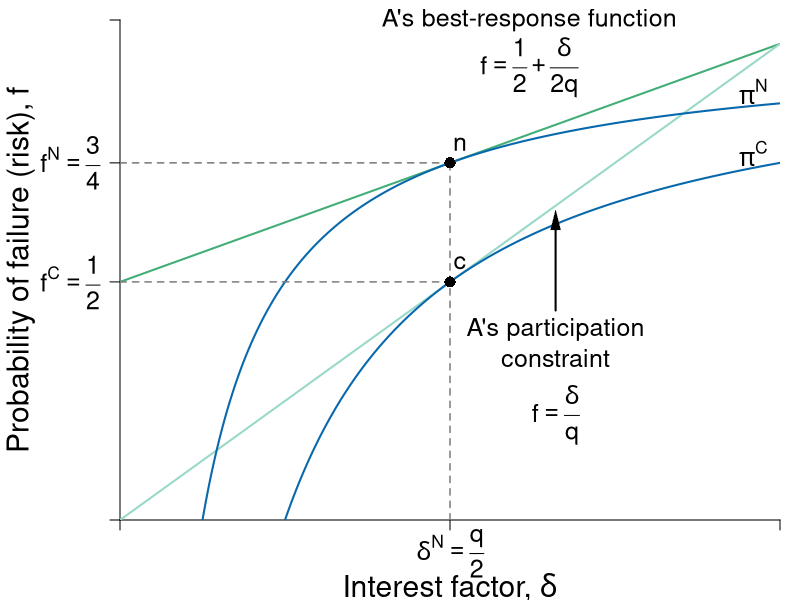

Write the R code that produced this figure.
#Graph Designer: Simon Halliday, Scott Cohn, Harriet Brookes-Gray
#Authors: Bowles and Halliday
#Title: Coordination, Conflict and Competition: A Text in Microeconomics

library(shape)
pdf(file = "credit/credit_comparison.pdf", width = 8, height = 6)

#Set parameters for graphics
pointsize <- 1.8
axislabelsize <- 1.8
labelsize <- 1.5
namesize <- 1.8
annotatesize <- 1.5
graphlinewidth <- 2
segmentlinewidth <- 1.5

COL <- c("#7fc97f", "#beaed4", "#fdc086", "#ffff99", "#386cb0", "#f0027f", "#bf5b17", "#666666")
COLA <- c("#e0f3db", "#99d8c9","#66c2a4","#41ae76", "#238b45", "#005824")
COLB <- c("#c6dbef", "#4eb3d3", "#2b8cbe", "#0868ac","#084081")
COLC <- c("#fcfbfd", "#efedf5", "#dadaeb", "#bcbddc", "#9e9ac8", "#807dba", "#6a51a3", "#54278f", "#3f007d")
grays <- gray.colors(25, start = 1, end = 0)

#Edited the margins to cater for the larger LHS labels
par(mar =  c(4, 6, 1, 1))

brfFn <- function(delta, q = 1) {
  .5 + (delta / (2 * q)) 
}

PCFn <- function(delta, q = 1) {
  delta/q
}

isoreturnFn <- function(delta, pi=0.125) {
  1 - (pi)/delta
}


yFn <- function(d1, f1, q = 1){
  q*f1*(1 - f1) - d1*(1 - f1)
}

profitFn <- function(d1, q = 1){
  d1/2 - (1/(2*q))*(d1)^2
}

ylow <- function(delta, q = 1, ybar = 0.0625){
  (-sqrt(delta^2 - 2*delta*q + q^2 - 4*q*ybar) + delta + q)/(2*q)
}

yhigh <- function(delta, q = 1, ybar = 0.0625){
  (sqrt(delta^2 - 2*delta*q + q^2 - 4*q*ybar) + delta + q)/(2*q)
}

xlims <- c(0, 1)
ylims <- c(0, 1.05)

npts <- 501 
d1 <- seq(xlims[1], xlims[2], length.out = npts)
f1 <- seq(ylims[1], ylims[2], length.out = npts) 
a <- c(0.0625)

plot(0, 0, xlim = xlims, ylim = ylims, type = "n",
     xlab = expression(paste("")),
     ylab = expression(paste("")), 
     xaxt = "n", 
     yaxt = "n", 
     cex.lab = axislabelsize, 
     bty = "n", 
     xaxs = "i", 
     yaxs = "i"
)


ticksy <- c(ylims[1], 0.5, brfFn(delta = 0.5), ylims[2])
ylabels <- c(NA, expression(paste(f^{C} == frac(1,2))),expression(paste(f^{N} == frac(3,4))), NA)
ticksx <- c(xlims[1], 0.5, xlims[2])
xlabels <- c(NA, NA, NA)

axis(1, at = ticksx, pos = 0, labels = xlabels, cex.axis = labelsize)
axis(2, at = ticksy, pos = 0, labels = ylabels, las = 1, cex.axis = labelsize)

text(0.5, -0.07, expression(paste(delta^{N} == frac(q,2))), xpd = TRUE, cex = labelsize) 

npts <- 503 
xx1 <- seq(xlims[1], xlims[2], length.out = npts)
xx2 <- seq(0, 1, length.out = npts)
xx3 <- seq(0.01, xlims[2], length.out = npts)

#xpoly1 <- seq(from = 0.168, to = 0.5, length.out = 500)
#ypoly1 <- ylow(xpoly1)
#ypoly2 <- isoreturnFn(xpoly1)
#polygon(x = c(xpoly1, rev(xpoly1)), y = c(ypoly1, rev(ypoly2)), col = COL[4], density = NULL, border = NA)


#Draw the graphs
lines(xx1, brfFn(xx1), col = COLA[4], lwd = graphlinewidth)
lines(xx1, PCFn(xx1), col = COLA[2], lwd = graphlinewidth)
lines(xx1, isoreturnFn(xx1), col = COLB[4], lwd = graphlinewidth)
lines(xx1, isoreturnFn(xx1, pi = 0.25), col = COLB[4], lwd = graphlinewidth)



#Axis labels
mtext(expression(paste("Interest factor, ", delta)), side = 1, line = 3.3, cex = axislabelsize)
text(-0.15, 0.5*(ylims[2]), expression(paste("Probability of failure (risk), ", f)), xpd = TRUE, cex = axislabelsize, srt = 90) 


#contour(d1, f1,
        # outer(d1, f1, yFn),
        # drawlabels = FALSE,
        # col = COLA[3],
        # lwd = graphlinewidth,
        # levels = a,
        # xaxs = "i",
        # yaxs = "i",
        # add = TRUE)


segments(0.5, 0, 0.5, brfFn(delta = 0.5), lty = 2, col = grays[20] , lwd = segmentlinewidth)
segments(0, brfFn(delta = 0.5), 0.5, brfFn(delta = 0.5), lty = 2, col = grays[20] , lwd = segmentlinewidth)
segments(0, 0.5, 0.5, 0.5, lty = 2, col = grays[20] , lwd = segmentlinewidth)

#Annotate points (4,4),(2,8),(8,2) on feasibility frontier
text(0.5 + 0.015, isoreturnFn(0.5) + 0.04, expression(paste(n)), cex = labelsize)
points(0.5, isoreturnFn(0.5), pch = 16, col = "black", cex = 1.5)
points(0.5, 0.5, pch = 16, col = "black", cex = 1.5)
text(0.5 + 0.015, 0.5 + 0.04, expression(paste(c)), cex = labelsize)


#text(0.375 + 0.02, 0.6 + 0.03, expression(paste(b)), cex = labelsize)
#points(0.375, 0.6, pch = 16, col = "black", cex = 1.5)

#text(0.2, 0.87, expression(paste(y == y^{N})), cex = labelsize)

text(0.62, 1.05, expression(paste("A's best-response function")), cex = labelsize, xpd = TRUE)
text(0.62, 0.95, expression(paste(f == frac(1,2) + frac(delta, 2*q))), cex = labelsize)

text(0.66, 0.4, expression(paste("A's participation")), cex = labelsize)
text(0.66, 0.34, expression(paste("constraint")), cex = labelsize)
text(0.66, 0.22, expression(paste(f == frac(delta, q))), cex = labelsize)
Arrows(0.66, 0.44, 0.66, 0.63, col = "black", lty = 1, lwd = 2, arr.type = "triangle", arr.lwd = 0.5)


#text(0.87, 0.6, expression(paste("P's isoprofit curve")), cex = labelsize, xpd = TRUE)
text(0.96, 0.9, expression(paste(pi^{N})), cex = labelsize, xpd = TRUE)
text(0.96, 0.77, expression(paste(pi^{C})), cex = labelsize, xpd = TRUE)
#Arrows(0.87, 0.63, 0.87, 0.82, col = "black", lty = 1, lwd = 2, arr.type = "triangle", arr.lwd = 0.5)

#text(0.3, 0.13, expression(paste("Pareto-improving")), cex = labelsize)
#text(0.3, 0.07, expression(paste("lens")), cex = labelsize)
#Arrows(0.3, 0.18, 0.3, 0.5, col = "black", lty = 1, lwd = 2, arr.type = "triangle", arr.lwd = 0.5)


dev.off()
